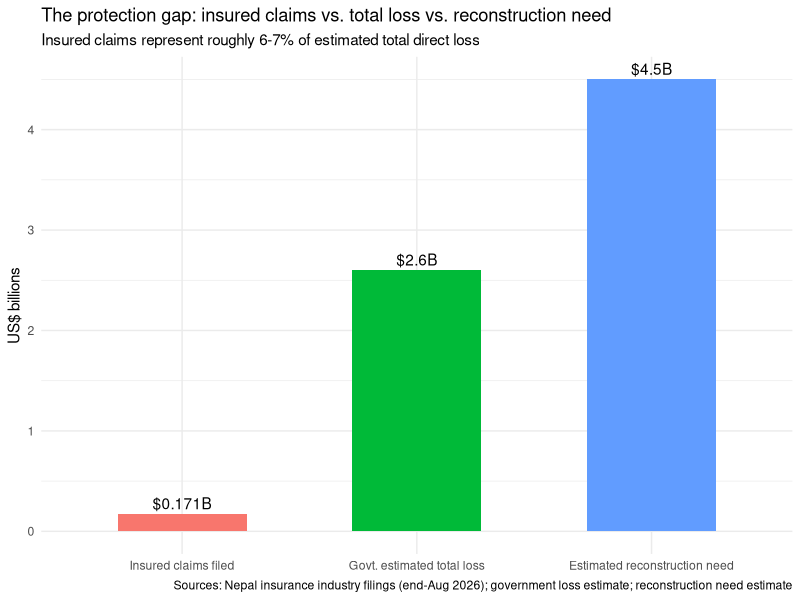
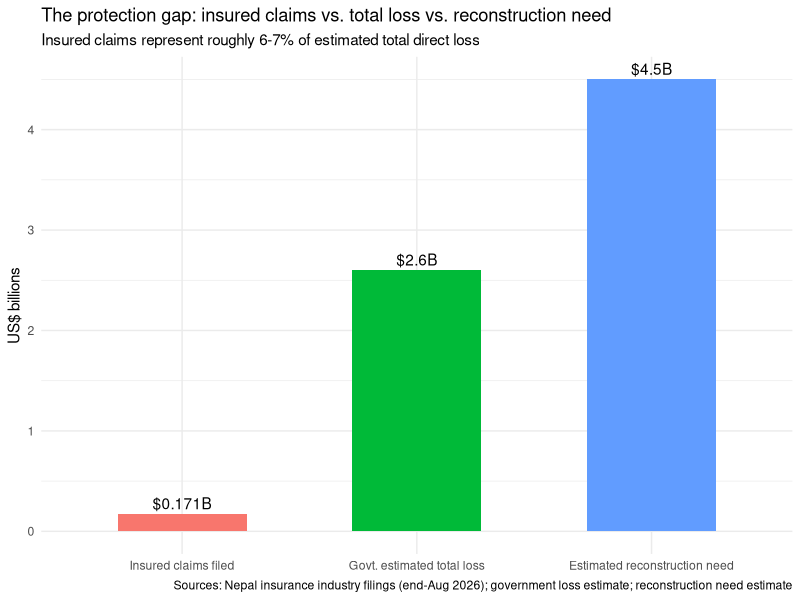

Reproduce these figures in R, in order.
# protection_gap_analysis.R
#
# The single most important chart in the insurance module: how much of the
# real economic loss is actually covered by insurance claims filed so far.
# All three figures are real, sourced from the underlying research
# (see data/sources.md) — none of these are synthetic.

library(ggplot2)

protection_gap <- data.frame(
  category = factor(
    c("Insured claims filed", "Govt. estimated total loss", "Estimated reconstruction need"),
    levels = c("Insured claims filed", "Govt. estimated total loss", "Estimated reconstruction need")
  ),
  usd_billions = c(0.171, 2.6, 4.5)  # reconstruction need shown at midpoint of $4-5B range
)

ggplot(protection_gap, aes(x = category, y = usd_billions, fill = category)) +
  geom_col(width = 0.55) +
  geom_text(aes(label = paste0("$", usd_billions, "B")), vjust = -0.4) +
  labs(
    title = "The protection gap: insured claims vs. total loss vs. reconstruction need",
    subtitle = "Insured claims represent roughly 6-7% of estimated total direct loss",
    x = NULL, y = "US$ billions",
    caption = "Sources: Nepal insurance industry filings (end-Aug 2026); government loss estimate; reconstruction need estimate"
  ) +
  theme_minimal() +
  theme(legend.position = "none")

ggsave("protection_gap.png", width = 6, height = 4)
